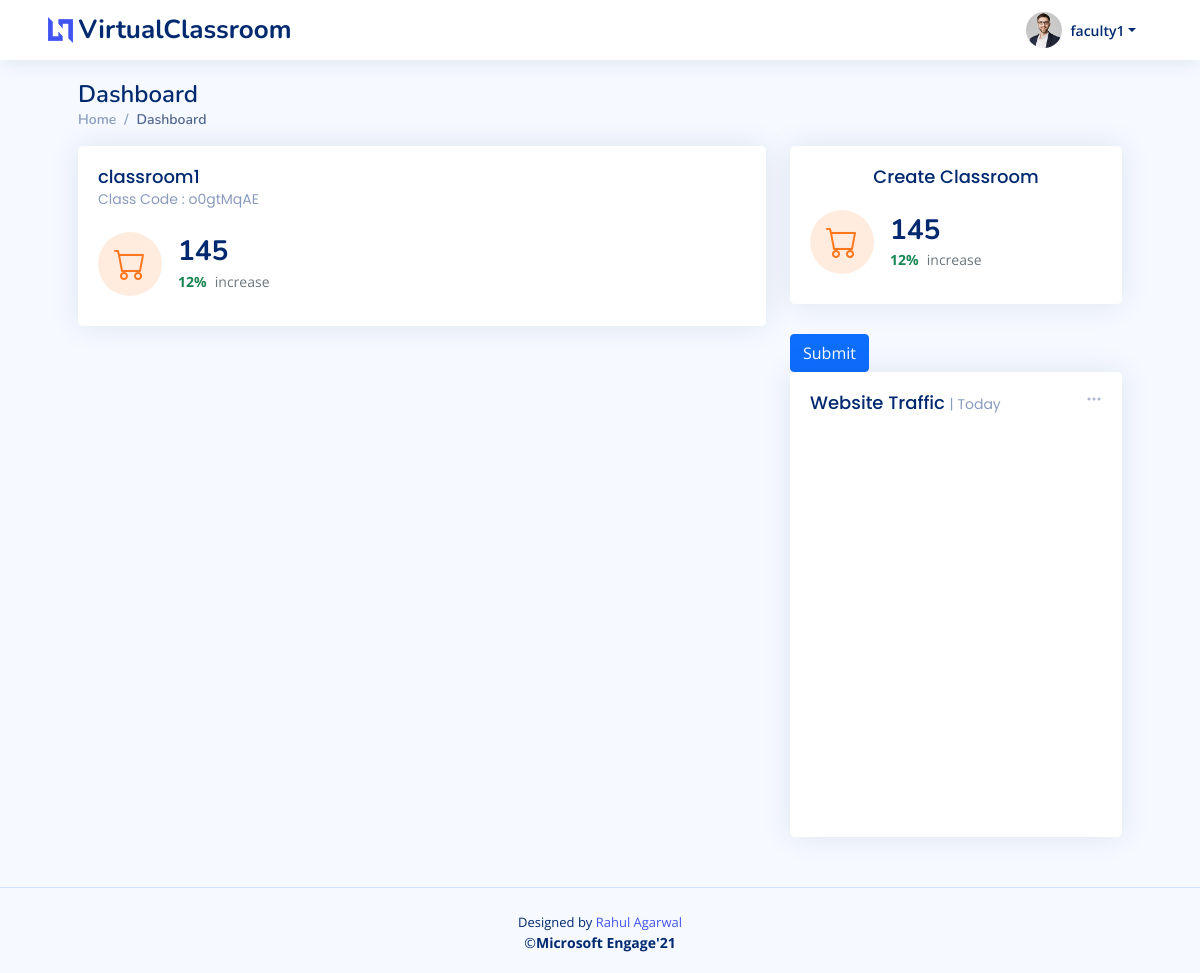
The page /faculty_dashboard/ (signed in) on the database as committed earlier.
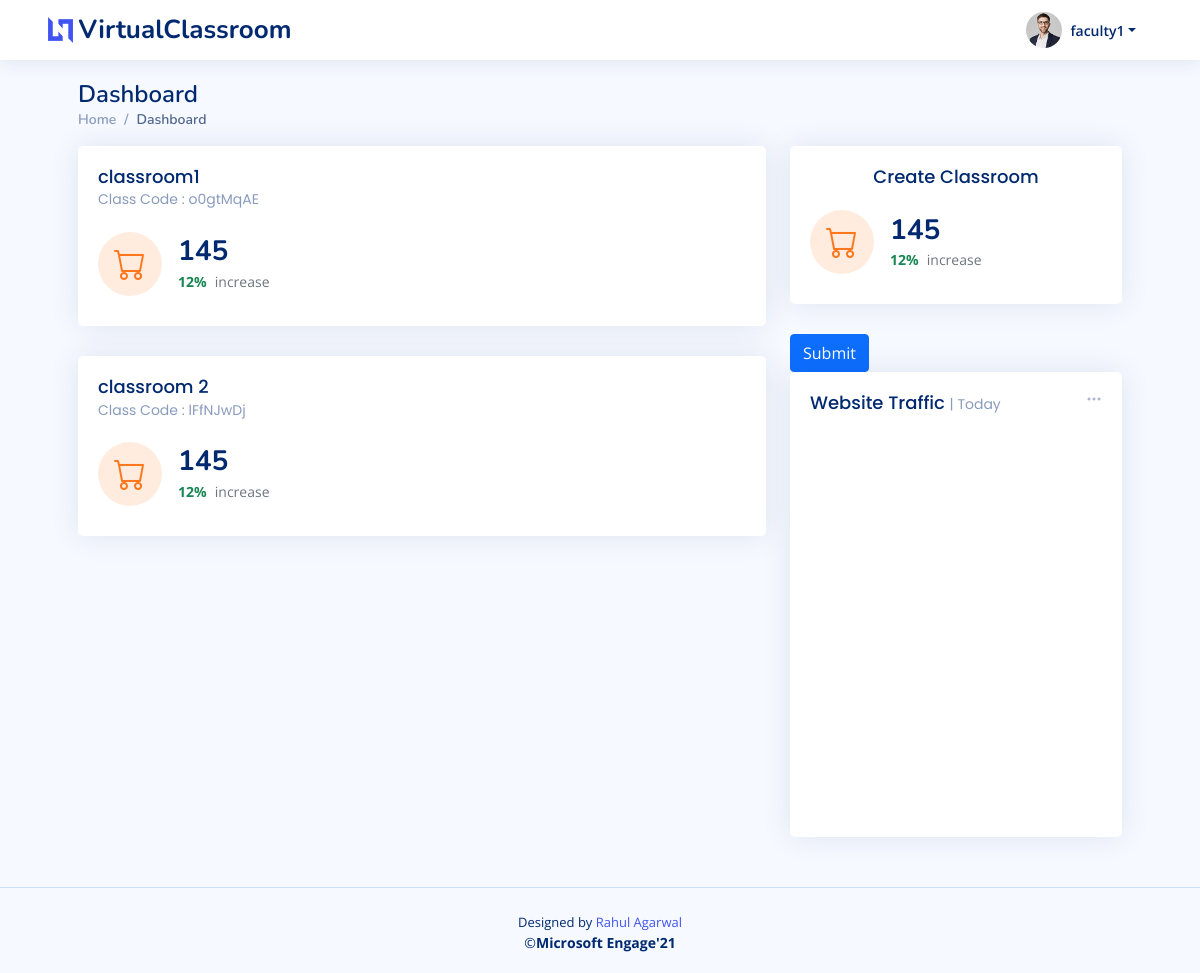
The same page on the database as committed later.
### myapp/models.py (models this page shows, shortened)
class ClassRoom(models.Model):
    classId = models.CharField(max_length=10,primary_key=True)
    classname = models.CharField(max_length=50,null=False)
    classDepartment = models.CharField(max_length=50,null=False)
    academicYear = models.CharField(max_length=2,null=False)
    classLink = models.TextField(blank=False,null=True)
    classFacultyID = models.ForeignKey(FacultyDetails,on_delete=models.CASCADE)
    classFacultyName = models.CharField(max_length=100,null=False)
    classTimeTable = models.TextField(blank=False,null=True)
    classCreationTime = models.DateTimeField(default=datetime.now,null=True)

### myapp/views.py (the view, shortened to what this page needs)
# urls.py: path('faculty_dashboard/',views.facultyDashboard,name='facultyDashboard'),
@login_required
def facultyDashboard(request):
    if request.user.is_active and request.user.is_staff and not request.user.is_superuser:
        user=request.user
        faculty = FacultyDetails.objects.get(facultyId = user.id)
        classRooms = ClassRoom.objects.filter(classFacultyID=faculty.id)
        unique_id=faculty.facultyId
        context={
            'classRooms' : classRooms,
        }
        return render(request,'faculty/facultyDashboard.html',context)
    else:
        return redirect('facultyLogin')

### myapp/templates/faculty/facultyDashboard.html (shortened to what the changed rows need)
{% extends 'base.html' %}
{% block content %}
  <main id="main" class="main mx-lg-5">
    <div class="pagetitle">
      <h1>Dashboard</h1>
    </div>
    <section class="section dashboard">
      <div class="row">
        <div class="col-lg-8">
          <div class="row">
              {% if classRooms %}
                {% for class in classRooms%}
                <div class="col-xxl-4 col-xl-12">
                  <a href="{% url 'facultySubject' class.pk %}">
                  <div class="card info-card customers-card">
                    <div class="card-body">
                      <h5 class="card-title">{{class.classname}} <br><span>Class Code : {{class.pk}}</span></h5>
                      <div class="d-flex align-items-center">
                        <div class="card-icon rounded-circle d-flex align-items-center justify-content-center">
                          <i class="bi bi-cart"></i>
                        </div>
                        <div class="ps-3">
                          <h6>145</h6>
                          <span class="text-success small pt-1 fw-bold">12%</span> <span class="text-muted small pt-2 ps-1">increase</span>
                        </div>
                      </div>
                    </div>
                  </div>
                    </a>
                 </div>
                {% endfor %}
              {% else %}
                <div class="container">
                  <h3>No ClassRoom Created By You!</h3>
                </div>
              {% endif %}
          </div>
        </div>
      </div>
    </section>
  </main>
{% endblock %}

Rows that differ between the two databases and show on the page:
added ClassRoom: classname "classroom 2", pk "lFfNJwDj"
